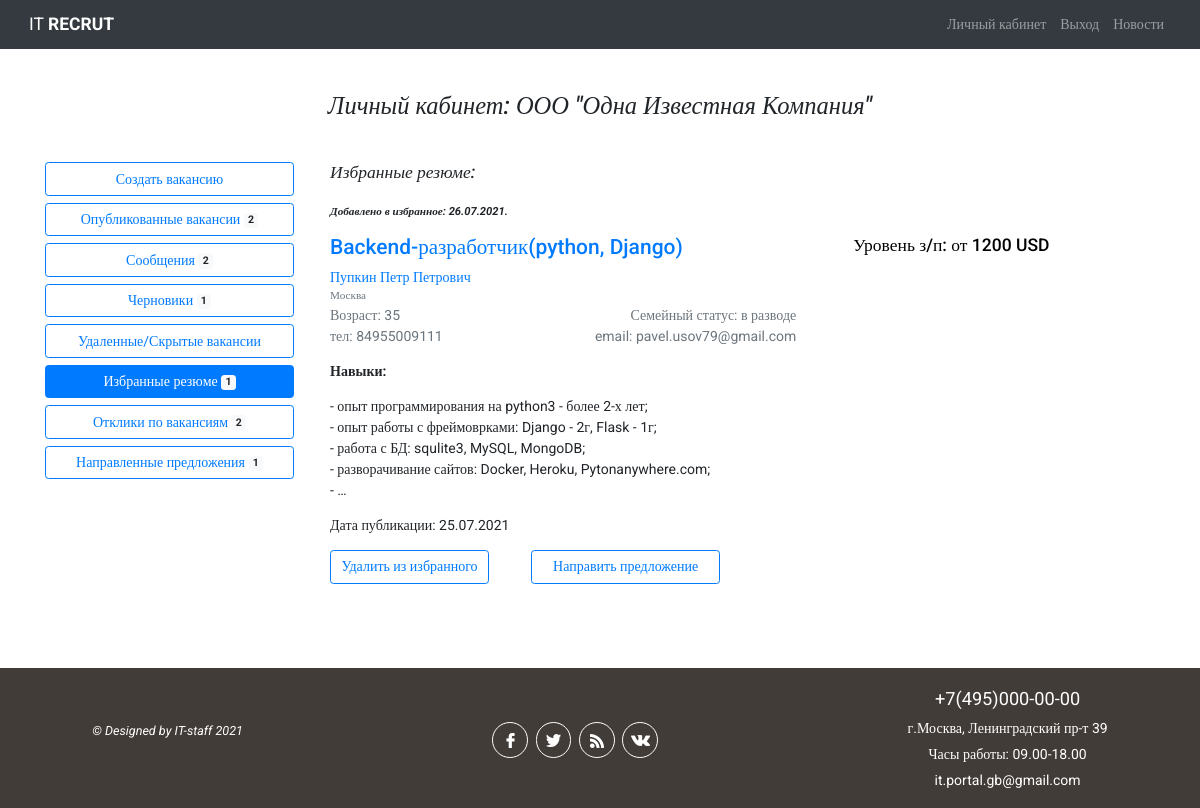
Page /employer/1/favorites/ (signed in) on the committed database.
### authapp/models.py (models this page shows, shortened)
class Employer(models.Model):
    NEED_MODER = 'need_moderation'
    MODER_OK = 'moderation_ok'
    MODER_REJECT = 'moderation_reject'
    EMPLOYER_STATUS_CHOICES = (
        (NEED_MODER, 'требуется модерация'),
        (MODER_OK, 'модерация пройдена успешно'),
        (MODER_REJECT, 'отклонено модератором')
    )
    company_name = models.CharField(verbose_name='название компании', max_length=128, unique=True)
    city = models.CharField(verbose_name='город', max_length=64, blank=True)
    tel = models.CharField(verbose_name='телефон', max_length=11, blank=True)
    short_description = models.TextField(verbose_name='краткое описание компании')
    logo = models.ImageField(upload_to='company_logo', blank=True)
    web = models.CharField(verbose_name='вебсайт компании', max_length=64, blank=True)
    is_active = models.BooleanField(default=True)
    user = models.OneToOneField(User, on_delete=models.CASCADE)
    status = models.CharField(verbose_name='статус компании на сайте',
                              choices=EMPLOYER_STATUS_CHOICES, default=NEED_MODER,
                              max_length=32)
    failed_moderation = models.CharField(max_length=512, blank=True, verbose_name='поле '
                                                                                  'заполняется в случае отклонения модерации')
    activation_key = models.CharField(max_length=128, blank=True)
    activation_key_expires = models.DateTimeField(default=(datetime.now() + timedelta(hours=24)))
    class Meta:
        verbose_name_plural = 'Работодатели'

class Seeker(models.Model):
    NEED_MODER = 'need_moderation'
    MODER_OK = 'moderation_ok'
    MODER_REJECT = 'moderation_reject'
    SEEKER_STATUS_CHOICES = (
        (NEED_MODER, 'требуется модерация'),
        (MODER_OK, 'модерация пройдена успешно'),
        (MODER_REJECT, 'отклонено модератором')
    )
    SEX_CHOICE = (
        ('male', 'мужской'),
        ('female', 'женский')
    )
    MARRIED_STATUS = (
        ('h', 'холост'),
        ('m', 'в браке'),
        ('d', 'в разводе')
    )
    patronimyc = models.CharField(verbose_name='Отчество', max_length=64)
    age = models.PositiveSmallIntegerField(verbose_name='возраст', default=18)
    sex = models.CharField(verbose_name='Ваш пол', max_length=32, choices=SEX_CHOICE)
    married = models.CharField(verbose_name='Семейное положение', max_length=1, choices=MARRIED_STATUS)
    city = models.CharField(verbose_name='город', max_length=64, blank=True)
    skills = models.TextField(verbose_name='Навыки (знание программ)', max_length=264, blank=True)
    hobby = models.TextField(verbose_name='Ваши увлечения', max_length=264, blank=True)
    tel = models.CharField(verbose_name='телефон', max_length=11, blank=True)
    photo = models.ImageField(upload_to='seeker_photo', blank=True)
    is_active = models.BooleanField(default=True)
    user = models.OneToOneField(User, on_delete=models.CASCADE)
    status = models.CharField(verbose_name='статус соискателя на сайте',
                              choices=SEEKER_STATUS_CHOICES, default=NEED_MODER, max_length=32)
    failed_moderation = models.CharField(max_length=512, blank=True, verbose_name='поле '
                                                                                  'заполняется в случае отклонения модерации')
    activation_key = models.CharField(max_length=128, blank=True)
    activation_key_expires = models.DateTimeField(default=(datetime.now() + timedelta(hours=24)))
    class Meta:
        verbose_name_plural = 'Соискатели'

### employerapp/models.py (models this page shows, shortened)
class FavoriteResumes(models.Model):
    date = models.DateField(verbose_name='дата добавления в избранное', default=datetime.now)
    employer = models.ForeignKey(Employer, on_delete=models.CASCADE)
    resume = models.ForeignKey(Resume, on_delete=models.CASCADE, verbose_name='избранное резюме',
                               related_name='favoriteresumes')
    is_favorite = models.BooleanField(verbose_name='добавлен в избранное', default=False)
    class Meta:
        verbose_name_plural = 'Избранные резюме'

### workerapp/models.py (models this page shows, shortened)
class Resume(models.Model):
    RESUME_ACTION_CHOICE = (
        ('draft', 'сохранить черновик'),
        ('publish', 'опубликовать на портале'),
        ('moderation_ok', 'модерация пройдена'),
        ('moderation_reject', 'модерация отклонена')
    )
    RUB = 'руб.'
    USD = 'USD'
    EUR = 'EUR'
    CURRENCY_CHOICE = (
        (RUB, 'руб.'),
        (USD, 'USD'),
        (EUR, 'EUR')
    )
    position = models.CharField(max_length=64, verbose_name='желаемая должность')
    min_salary = models.CharField(verbose_name='минимальный уровень з/п', max_length=7, blank=True,
                                  help_text='поле необязательное для заполнения')
    max_salary = models.CharField(verbose_name='максимальный уровень з/п', max_length=7, blank=True,
                                  help_text='поле необязательное для заполнения')
    currency = models.CharField(verbose_name='валюта', max_length=4, blank=True,
                                choices=CURRENCY_CHOICE, help_text='поле необязательное для '
                                                                   'заполнения')
    published = models.DateField(verbose_name='дата публикации', default=datetime.now)
    skills = models.TextField(verbose_name='Ключевые навыки', max_length=512, blank=True)
    hobby = models.TextField(verbose_name='Ваши увлечения', max_length=512, blank=True,
                             help_text='поле необязательно для заполнения')
    action = models.CharField(verbose_name='статус', max_length=64, choices=RESUME_ACTION_CHOICE)
    seeker = models.ForeignKey(Seeker, on_delete=models.CASCADE)
    hide = models.BooleanField(verbose_name='резюме удалено / скрыто', default=False)
    failed_moderation = models.TextField(verbose_name='Сообщение в случае непрохождения '
        'модерации резюме', max_length=254, blank=True, help_text='поле необязательное')
    is_favorite = models.BooleanField(verbose_name='добавлен в избранное', default=False)
    class Meta:
        verbose_name_plural = 'Резюме'

### employerapp/views.py (the view)
# urls.py: path('<int:emp_id>/favorites/', views.favorites_resume, name='favorites'),
@login_required
def favorites_resume(request, emp_id):
    title = 'Избранные резюме'
    employer = get_object_or_404(Employer, pk=emp_id)
    vacancies = Vacancy.objects.filter(action='moderation_ok', hide=False,
                                       employer=employer).order_by('published')
    take_offers = SendResponse.objects.filter(vacancy__in=vacancies).select_related()
    vacancies_all = Vacancy.objects.filter(Q(action='moderation_ok') | Q(
        action='moderation_reject'), employer=employer).exclude(action='draft').exclude(
        hide=True).order_by('published')
    vacancies_hide = Vacancy.objects.filter(hide=True, employer=employer).order_by(
        'published')
    drafts = Vacancy.objects.filter(action='draft', hide=False, employer=employer).order_by('published')
    offers = SendOffers.objects.filter(vacancy__employer=employer.pk).order_by('date')
    favorites = FavoriteResumes.objects.filter(employer=employer).order_by('date')
    context = {
        'title': title,
        'employer': employer,
        'vacancies_hide': vacancies_hide,
        'drafts': drafts,
        'vacancies': vacancies,
        'vacancies_all': vacancies_all,
        'offers': offers,
        'take_offers': take_offers,
        'favorites': favorites
    }
    return render(request, 'employerapp/favorites.html', context)

### employerapp/templates/employerapp/favorites.html
{% extends 'mainapp/base.html' %}
{% load static %}
{% block content %}
<div class="container my-5">
    <h3 class="font-italic mb-5 text-center">Личный кабинет: {{ employer.company_name }} </h3>
    <div class="row justify-content-around">
        <div class="col-5 col-sm-4 col-md-3 pr-4 mb-5">
            {% include 'employerapp/include/menu.html' %}
        </div>
        <div class="col-12 col-sm-8 col-md-9">
            {% if favorites %}
            <h5 class="mb-4 font-italic">Избранные резюме:</h5>
            {% for item in favorites %}
            <p class="font-italic small font-weight-bold">Добавлено в избранное: {{ item.date|date:'d.m.Y.' }}</p>
            <div class="d-flex">
                <h4 class="pl-0 col-7" style="color: blue;">
                    <a href="{% url 'worker:resume_view' item.resume.seeker.pk item.resume.pk %}">{{ item.resume.position }}</a></h4>
                <p class="h5 ml-5" style="color:black;">Уровень з/п:
                    {% if item.resume.min_salary and item.resume.max_salary %}{{ item.resume.min_salary }} - {{ item.resume.max_salary }} {{ item.resume.currency }}
                    {% elif item.resume.min_salary %} от {{ item.resume.min_salary }} {{ item.resume.currency }}
                    {% elif item.resume.max_salary %} до {{ item.resume.max_salary }} {{ item.resume.currency }}
                    {% else %} не указана
                    {% endif %}
                </p>
            </div>
            <p class="mb-0"><a href="{% url 'worker:seeker_profile' item.resume.seeker.pk %}">{{ item.resume.seeker.user.first_name }}
                    {{ item.resume.seeker.user.last_name }} {{ item.resume.seeker.patronimyc }}</a></p>
            <p class="small text-muted mb-0">{{ item.resume.seeker.city }}</p>
            <div class="d-flex pl-0 col-12 col-sm-7 justify-content-between mb-0">
                <p class="text-muted mb-0">Возраст: {{ item.resume.seeker.age }}</p>
                <p class="text-muted mb-0">Семейный статус: {{ item.resume.seeker.get_married_display }}</p>
            </div>
            <div class="d-flex pl-0 col-12 col-sm-7 justify-content-between">
                <p class="text-muted">тел: {{ item.resume.seeker.tel }}</p>
                <p class="text-muted">email: {{ item.resume.seeker.user.email }}</p>
            </div>
            <p><span class="font-weight-bold">Навыки:</span> {{ item.resume.skills|linebreaks|truncatewords:30 }}</p>
            <p>Дата публикации: {{item.resume.published|date:"d.m.Y" }}</p>
            <div class="d-flex mb-5">
                <a class="btn btn-outline-primary" role="button"
                   href="{% url 'employer:delete_favorite' employer.pk item.pk %}">
                    Удалить из избранного</a>
                <a class="btn btn-outline-primary px-4 ml-5" role="button"
                   href="{% url 'employer:send_offer' item.employer.pk item.resume.pk %}">Направить
                    предложение
                </a>
            </div>
            {% endfor %}
            {% else %}
            <p class="text-center">У вас еще нет ни одного избранного резюме.</p>
            {% endif %}
        </div>
    </div>
</div>
{% endblock %}

### static/css/style.css (style rules this page uses)
* { margin: 0; padding: 0; }
html { font-size: 16px; }
@media all and (min-width: 1024px) and (max-width: 1200px) { html { font-size: 14px; } }
html, body { height: 100%; }
body { box-sizing: border-box; font-family: Roboto; display: flex; flex-direction: column; }
.container { flex: 1 0 auto; }

### rows in the picture
Employer: company_name "ООО \"Одна Известная Компания\""
FavoriteResumes: date "26.07.2021.", resume.position "Backend-разработчик(python, Django)", resume.min_salary "1200", resume.currency "USD", resume.seeker.user.first_name "Пупкин", resume.seeker.user.last_name "Петр", resume.seeker.patronimyc "Петрович", resume.seeker.city "Москва", resume.seeker.age "35", resume.seeker.married "в разводе", resume.seeker.tel "84955009111", resume.seeker.user.email "pavel.usov79@gmail.com", resume.skills "- опыт программирования на python3 - более 2-х лет; - опыт работы с фреймоврками: Django - 2г, Flask - 1г; - работа с БД: squlite3, MySQL, MongoDB; - разворачивание сайтов: Docker, Heroku, Pytonanywhere.com; - …", resume.published "25.07.2021"

### other values in the picture
{{ vacancies|length }} "2"
{{ drafts|length }} "1"
{{ favorites|length }} "1"
{{ take_offers|length }} "2"
{{ offers|length }} "1"
